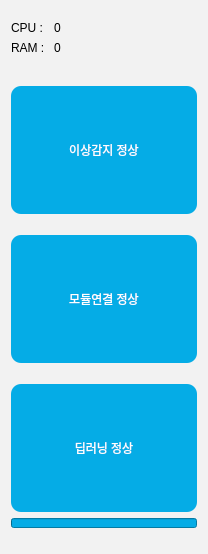
      <widget class="QWidget" name="dashboard_tab">
       <property name="contextMenuPolicy">
        <enum>Qt::NoContextMenu</enum>
       </property>
       <property name="styleSheet">
        <string notr="true">background-color: rgb(242, 242, 242);
</string>
       </property>
       <attribute name="title">
        <string>대시보드</string>
       </attribute>
       <layout class="QGridLayout" name="gridLayout_2">
        <item row="0" column="0">
         <layout class="QHBoxLayout" name="horizontalLayout" stretch="8,1">
          <property name="sizeConstraint">
           <enum>QLayout::SetMaximumSize</enum>
          </property>
          <item>
           <layout class="QVBoxLayout" name="mat"/>
          </item>
          <item>
           <layout class="QVBoxLayout" name="verticalLayout_3" stretch="0,1,1,1,1,1,1,0,1">
            <item>
             <layout class="QFormLayout" name="formLayout">
              <property name="formAlignment">
               <set>Qt::AlignCenter</set>
              </property>
              <property name="topMargin">
               <number>10</number>
              </property>
              <property name="bottomMargin">
               <number>10</number>
              </property>
              <item row="0" column="0">
               <widget class="QLabel" name="label_11">
                <property name="styleSheet">
                 <string notr="true">color: rgb(0, 0, 0);</string>
                </property>
                <property name="text">
                 <string>CPU : </string>
                </property>
               </widget>
              </item>
              <item row="0" column="1">
               <widget class="QLabel" name="cpu_usage">
                <property name="styleSheet">
                 <string notr="true">color: rgb(0, 0, 0);</string>
                </property>
                <property name="text">
                 <string>0</string>
                </property>
               </widget>
              </item>
              <item row="1" column="0">
               <widget class="QLabel" name="label_13">
                <property name="styleSheet">
                 <string notr="true">color: rgb(0, 0, 0);</string>
                </property>
                <property name="text">
                 <string>RAM : </string>
                </property>
               </widget>
              </item>
              <item row="1" column="1">
               <widget class="QLabel" name="ram_usage">
                <property name="styleSheet">
                 <string notr="true">color: rgb(0, 0, 0);</string>
                </property>
                <property name="text">
                 <string>0</string>
                </property>
               </widget>
              </item>
             </layout>
            </item>
            <item>
             <spacer name="verticalSpacer_11">
              <property name="orientation">
               <enum>Qt::Vertical</enum>
              </property>
              <property name="sizeType">
               <enum>QSizePolicy::Expanding</enum>
              </property>
              <property name="sizeHint" stdset="0">
               <size>
                <width>20</width>
                <height>10</height>
               </size>
              </property>
             </spacer>
            </item>
            <item>
             <widget class="QLabel" name="abnormal_check_label">
              <property name="sizePolicy">
               <sizepolicy hsizetype="Expanding" vsizetype="Expanding">
                <horstretch>0</horstretch>
                <verstretch>0</verstretch>
               </sizepolicy>
              </property>
              <property name="minimumSize">
               <size>
                <width>186</width>
                <height>128</height>
               </size>
              </property>
              <property name="styleSheet">
               <string notr="true">border-width: 2px; border-radius: 10px;
background-color: rgb(5, 172, 230);
color: rgb(255, 255, 255);</string>
              </property>
              <property name="text">
               <string>이상감지 정상</string>
              </property>
              <property name="alignment">
               <set>Qt::AlignCenter</set>
              </property>
             </widget>
            </item>
            <item>
             <spacer name="verticalSpacer_2">
              <property name="orientation">
               <enum>Qt::Vertical</enum>
              </property>
              <property name="sizeType">
               <enum>QSizePolicy::Expanding</enum>
              </property>
              <property name="sizeHint" stdset="0">
               <size>
                <width>20</width>
                <height>10</height>
               </size>
              </property>
             </spacer>
            </item>
            <item>
             <widget class="QLabel" name="module_check_label">
              <property name="sizePolicy">
               <sizepolicy hsizetype="Expanding" vsizetype="Expanding">
                <horstretch>0</horstretch>
                <verstretch>0</verstretch>
               </sizepolicy>
              </property>
              <property name="minimumSize">
               <size>
                <width>186</width>
                <height>128</height>
               </size>
              </property>
              <property name="styleSheet">
               <string notr="true">border-width: 2px; border-radius: 10px;
background-color: rgb(5, 172, 230);
color: rgb(255, 255, 255);</string>
              </property>
              <property name="text">
               <string>모듈연결 정상</string>
              </property>
              <property name="alignment">
               <set>Qt::AlignCenter</set>
              </property>
             </widget>
            </item>
            <item>
             <spacer name="verticalSpacer_3">
              <property name="orientation">
               <enum>Qt::Vertical</enum>
              </property>
              <property name="sizeType">
               <enum>QSizePolicy::Expanding</enum>
              </property>
              <property name="sizeHint" stdset="0">
               <size>
                <width>20</width>
                <height>20</height>
               </size>
              </property>
             </spacer>
            </item>
            <item>
             <widget class="QLabel" name="deep_check_label">
              <property name="sizePolicy">
               <sizepolicy hsizetype="Expanding" vsizetype="Expanding">
                <horstretch>0</horstretch>
                <verstretch>0</verstretch>
               </sizepolicy>
              </property>
              <property name="minimumSize">
               <size>
                <width>186</width>
                <height>128</height>
               </size>
              </property>
              <property name="styleSheet">
               <string notr="true">border-width: 2px; border-radius: 10px;
background-color: rgb(5, 172, 230);
color: rgb(255, 255, 255);</string>
              </property>
              <property name="text">
               <string>딥러닝 정상</string>
              </property>
              <property name="alignment">
               <set>Qt::AlignCenter</set>
              </property>
             </widget>
            </item>
            <item>
             <widget class="QProgressBar" name="progressBar">
              <property name="minimumSize">
               <size>
                <width>0</width>
                <height>10</height>
               </size>
              </property>
              <property name="maximumSize">
               <size>
                <width>16777215</width>
                <height>10</height>
               </size>
              </property>
              <property name="styleSheet">
               <string notr="true">QProgressBar {
    background-color: rgb(5,172,230);
}</string>
              </property>
              <property name="value">
               <number>0</number>
              </property>
              <property name="textVisible">
               <bool>false</bool>
              </property>
             </widget>
            </item>
            <item>
             <spacer name="verticalSpacer_4">
              <property name="orientation">
               <enum>Qt::Vertical</enum>
              </property>
              <property name="sizeType">
               <enum>QSizePolicy::Expanding</enum>
              </property>
              <property name="sizeHint" stdset="0">
               <size>
                <width>20</width>
                <height>20</height>
               </size>
              </property>
             </spacer>
            </item>
           </layout>
          </item>
         </layout>
        </item>
       </layout>
      </widget>
